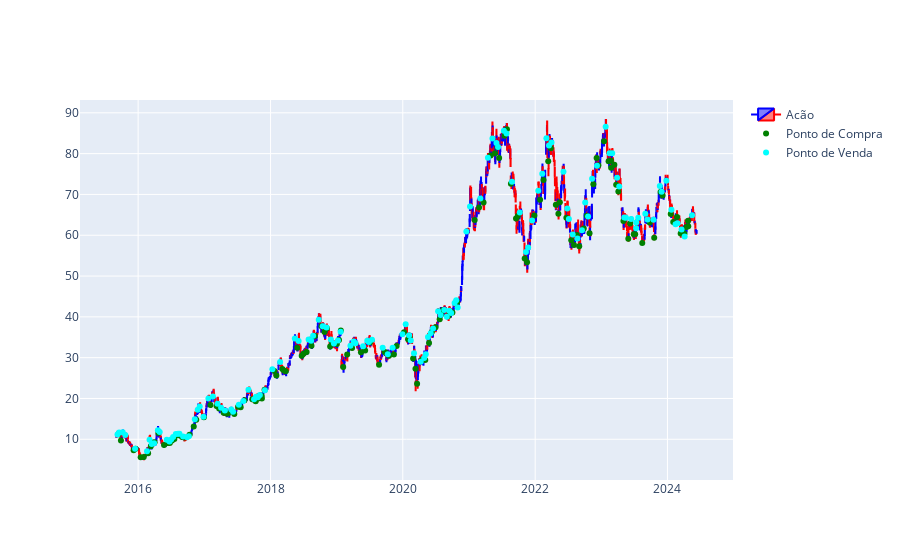

Write notebook code for a chart like this one.
### Code cell
# petr4
fig_candlestick = plot_candlestick(df_val, x='Date')
# exemplo plot plotly
fig_candlestick.add_trace(
    go.Scatter(
        name='Ponto de Compra',
        x=df_val['Date'],
        y=df_val['label_compra'],
        mode='markers',
        marker=dict(color="green"),
        # line=dict(width=1, dash='dash')
    )
)

fig_candlestick.add_trace(
    go.Scatter(
        name='Ponto de Venda',
        x=df_val['Date'],
        y=df_val['label_venda'],
        mode='markers',
        marker=dict(color="cyan"),
        # line=dict(width=1, dash='dash')
    )
)
fig_candlestick

### Figure 1 — Plotly figure (JSON) as saved in the notebook; plotly's stock layout.template omitted (floating-point values rounded to 4 significant figures; data arrays with more than 128 entries replaced by an {"elided": "..."} marker saying what was removed)
{"data": [{"close": {"elided": "2179 float values"}, "decreasing": {"line": {"color": "red"}}, "high": {"elided": "2179 float values"}, "increasing": {"line": {"color": "blue"}}, "low": {"elided": "2179 float values"}, "name": "Acão", "open": {"elided": "2179 float values"}, "type": "candlestick", "x": {"elided": "2179 str values"}}, {"marker": {"color": "green"}, "mode": "markers", "name": "Ponto de Compra", "type": "scatter", "x": {"elided": "2179 str values"}, "y": {"elided": "2179 float values"}}, {"marker": {"color": "cyan"}, "mode": "markers", "name": "Ponto de Venda", "type": "scatter", "x": {"elided": "2179 str values"}, "y": {"elided": "2179 float values"}}], "layout": {"xaxis": {"rangeslider": {"visible": false}}}}
